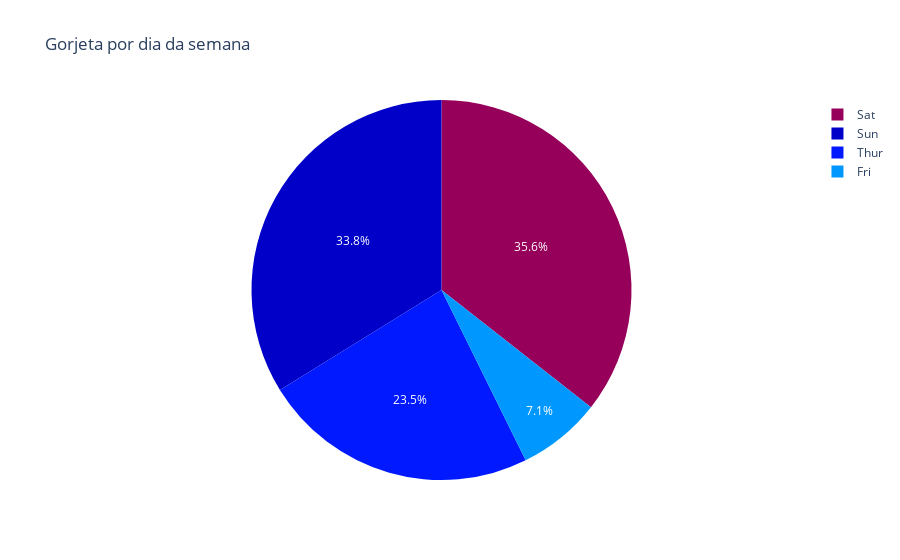

Notebook source saved alongside this figure:
### Code cell
# para utilizar a sequencia de cores: plotly bultin-colorscales
fig1 = px.pie(df,
    values='tip',
    names='day',
    title='Gorjeta por dia da semana',
    color_discrete_sequence=px.colors.sequential.Rainbow
)
fig1.show()

### Figure 1 — Plotly figure (JSON) as saved in the notebook; plotly's stock layout.template omitted (floating-point values rounded to 4 significant figures; data arrays with more than 128 entries replaced by an {"elided": "..."} marker saying what was removed)
{"data": [{"domain": {"x": [0, 1], "y": [0, 1]}, "hovertemplate": "day=%{label}<br>tip=%{value}<extra></extra>", "labels": {"elided": "244 str values"}, "legendgroup": "", "name": "", "showlegend": true, "type": "pie", "values": {"elided": "244 float values"}}], "layout": {"legend": {"tracegroupgap": 0}, "piecolorway": ["rgb(150,0,90)", "rgb(0,0,200)", "rgb(0,25,255)", "rgb(0,152,255)", "rgb(44,255,150)", "rgb(151,255,0)", "rgb(255,234,0)", "rgb(255,111,0)", "rgb(255,0,0)"], "title": {"text": "Gorjeta por dia da semana"}}}
